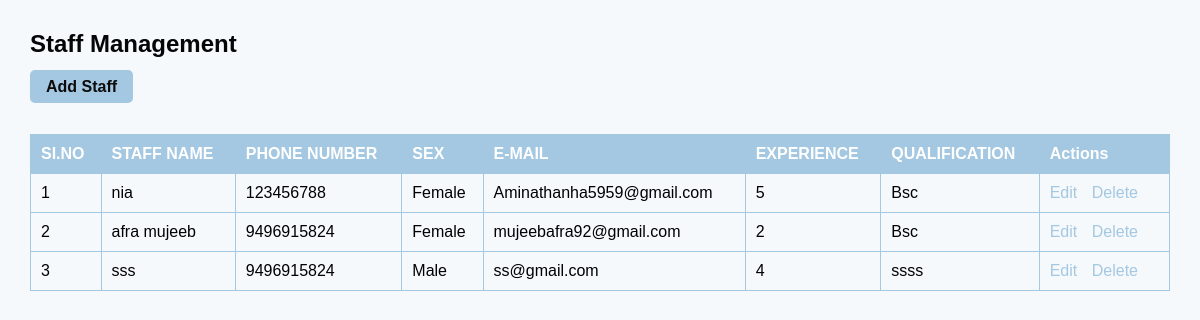
/AddandManagestaff, run on the app's committed database.
### RenalGuideApp/models.py (models this page shows)
class NurseTable(models.Model):
    name=models.CharField(max_length=30,null=True,blank=True)
    age=models.IntegerField(null=True,blank=True)
    phonenumber=models.BigIntegerField(null=True,blank=True)
    sex=models.CharField(max_length=30,null=True,blank=True)
    email=models.CharField(null=True,blank=True)
    qualification=models.CharField(max_length=30,null=True,blank=True)
    experience=models.IntegerField(null=True,blank=True)
    LOGINID=models.ForeignKey(LoginTable,on_delete=models.CASCADE, null=True,blank=True)

### RenalGuideApp/views.py (the view)
# urls.py: path('AddandManagestaff', AddandManagestaff.as_view(), name="AddandManagestaff"),
class AddandManagestaff(View):
    def get(self, request):
        c=NurseTable.objects.all()
        return render(request, 'administration/AddandManagestaff.html',{'nurse':c})

### templates/administration/AddandManagestaff.html (shortened to what this page needs)
<!DOCTYPE html>
<html lang="en">
<head>
</head>
<body>
    <h2>Staff Management</h2>
    <a class="add-staff" href="/AddStaff">Add Staff</a><br><br>
    <table>
        <thead>
            <tr>
                <th>SI.NO</th>
                <th>STAFF NAME</th>
                <th>PHONE NUMBER</th>
                <th>SEX</th>
                <th>E-MAIL</th>
                <th>EXPERIENCE</th>
                <th>QUALIFICATION</th>
                <th>Actions</th>
            </tr>
        </thead>
        <tbody>
            {% for i in nurse %}
            <tr>
                <td>{{ forloop.counter }}</td>
                <td>{{ i.name }}</td>
                <td>{{ i.phonenumber }}</td>
                <td>{{ i.sex }}</td>
                <td>{{ i.email }}</td>
                <td>{{ i.experience }}</td>
                <td>{{ i.qualification }}</td>
                <td>
                    <a href="/EditStaff/{{ i.id }}">Edit</a>
                    <a href="/DeleteStaff/{{ i.LOGINID.id }}" onclick="return confirm('Are you sure you want to delete')">Delete</a>
                </td>
            </tr>
            {% endfor %}
        </tbody>
    </table>
</body>
</html>

### templates/administration/AddandManagestaff.html (style rules this page uses)
body { font-family: Arial, sans-serif; background-color: #f5f9fc; color: #0c0c0c; margin: 30px; }
h2 { color: #050606; }
a.add-staff { background-color: #A4C8E1; color: rgb(12, 12, 12); padding: 8px 16px; border-radius: 5px; text-decoration: none; font-weight: bold; }
table { width: 100%; border-collapse: collapse; margin-top: 20px; }
th, td { border: 1px solid #A4C8E1; padding: 10px; text-align: left; }
th { background-color: #A4C8E1; color: white; }
td { color: black; }
a { color: #A4C8E1; text-decoration: none; margin-right: 10px; }

### data on the page
NurseTable: name "nia", phonenumber "123456788", sex "Female", email "Aminathanha5959@gmail.com", experience "5", qualification "Bsc"
NurseTable: name "afra mujeeb", phonenumber "9496915824", sex "Female", email "mujeebafra92@gmail.com", experience "2", qualification "Bsc"
NurseTable: name "sss", phonenumber "9496915824", sex "Male", email "ss@gmail.com", experience "4", qualification "ssss"
